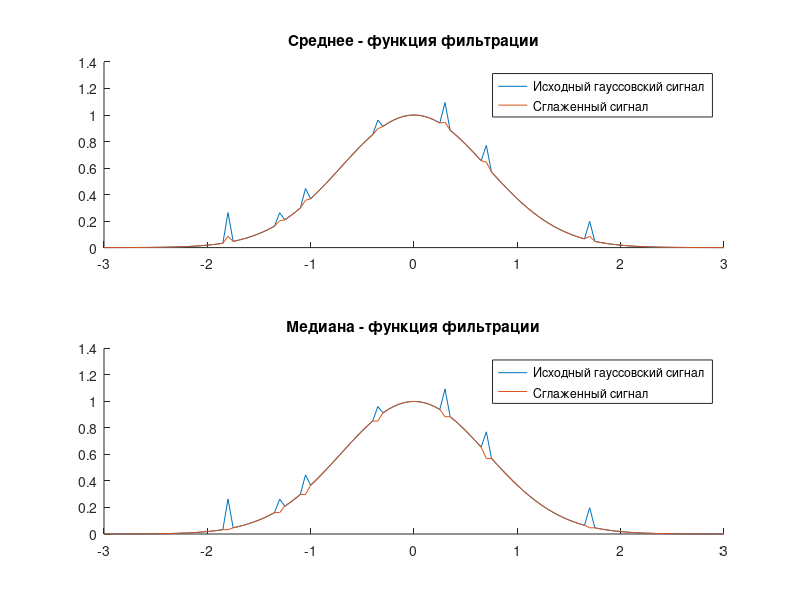

Source code (MATLAB):
function lab_8()
    F = 3; 
    dt = 0.05;
    x = -F:dt:F;
    yx = mygaussignal(x); 
    uxbase = mygaussignal(x);
    ux = mygaussignal(x);
    N = length(yx); 

    a = 0.25;
    epsv = 0.05;

    px = a .* rand(1, 7); 

    pos = [25, 35, 40, 54, 67, 75, 95]; 
    pxx = length(pos);

    for i = 1 : 1 : pxx
        ux(pos(i)) = ux(pos(i)) + px(i); 
        uxbase(pos(i)) = uxbase(pos(i)) + px(i); 
    end

    for i = 1 : 1 : N
        smthm = mean(ux, i); 
        if (abs(ux(i) - smthm) > epsv)
            ux(i) = smthm; 
        end
    end

    figure;
    subplot(2, 1, 1);
    title(['Среднее - функция фильтрации']);
    hold on; 
    plot(x, uxbase);
    plot(x, ux); 
    legend('Исходный гауссовский сигнал','Сглаженный сигнал');
    hold off; 

    uxbase = mygaussignal(x);
    ux = mygaussignal(x);

    for i = 1 : 1 : pxx
        ux(pos(i)) = ux(pos(i)) + px(i); 
        uxbase(pos(i)) = uxbase(pos(i)) + px(i); 
    end

    for i = 1 : 1 : N
        smthm = med(uxbase, i); 
        if (abs(ux(i) - smthm) > epsv)
            ux(i) = smthm; 
        end
    end
    
    
    subplot(2, 1, 2);
    title(['Медиана - функция фильтрации']);
    hold on; 
    plot(x, uxbase);
    plot(x, ux); 
    legend('Исходный гауссовский сигнал','Сглаженный сигнал');
    hold off;
end

function y = mean(ux, i)
    r = 0;
    imin = i - 2; 
    imax = i + 2; 
    for j = imin : 1 : imax
        if (j > 0 && j < (length(ux) + 1))
            r = r + ux(j); 
        end
    end
    r = r / 5; 
    y = r; 
end

function y = med(ux, i)
    imin = i - 1; 
    imax = i + 1; 
    ir = 0; 
    if (imin < 1)
        ir = ux(imax); 
    else
        if (imax > length(ux))
            ir = ux(imin); 
        else
            if (ux(imax) > ux(imin))
                ir = ux(imin); 
            else
                ir = ux(imax); 
            end
        end
    end
    y = ir; 
end

function y = mygaussignal(x)
    a = 1;
    sigma = 1; 
    y = a * exp(-x.^2 / sigma ^ 2); 
end